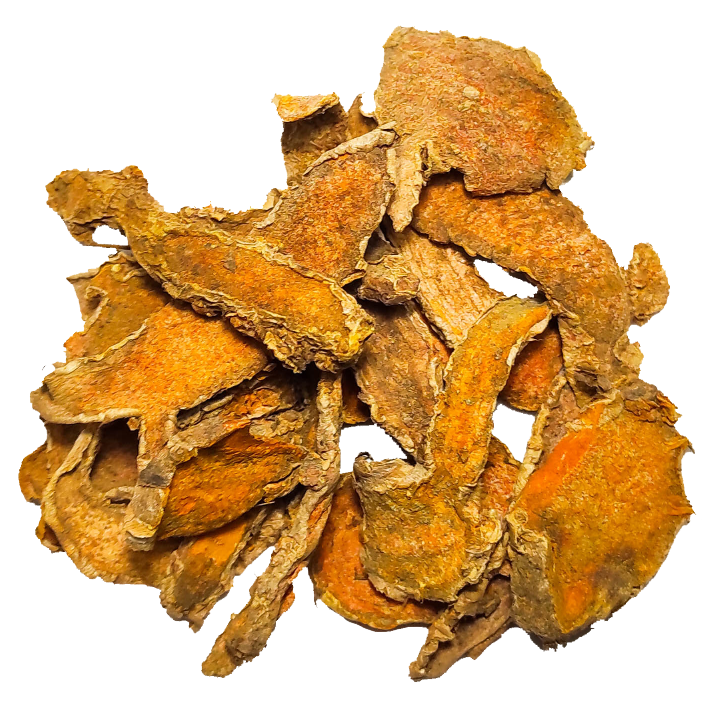
#> input picture FotoProduk/Whole Spices/Turmeric.png, 1417 x 1417 px (shown at 1/2 size)
$ python prepare-assets.py
#> lines starting #> are read from the running program, lines starting #| are printed output that depends on the picture
from pathlib import Path
from PIL import Image, ImageOps
import json
import shutil
import urllib.request
import zipfile
import io

ROOT = Path(__file__).resolve().parent.parent
OUT = ROOT / 'public' / 'images'
OUT.mkdir(parents=True, exist_ok=True)
Image.MAX_IMAGE_PIXELS = 100_000_000


def save(source, name, width=1400, crop=None):
#> called with source = 'FotoProduk/Whole Spices/Turmeric.png', name = 'dried-sliced-turmeric', width = 1100
    image = Image.open(ROOT / source)
#> image is the input picture: PIL image 1417x1417 RGBA; mean R, G, B, A 184.5, 123, 74.1, 147.1
    image = ImageOps.exif_transpose(image)
    if crop:
        image = image.crop(tuple(round(value * dimension) for value, dimension in zip(crop, [image.width, image.height] * 2)))
    if image.mode == 'RGBA':
        image = image.crop(image.getbbox())
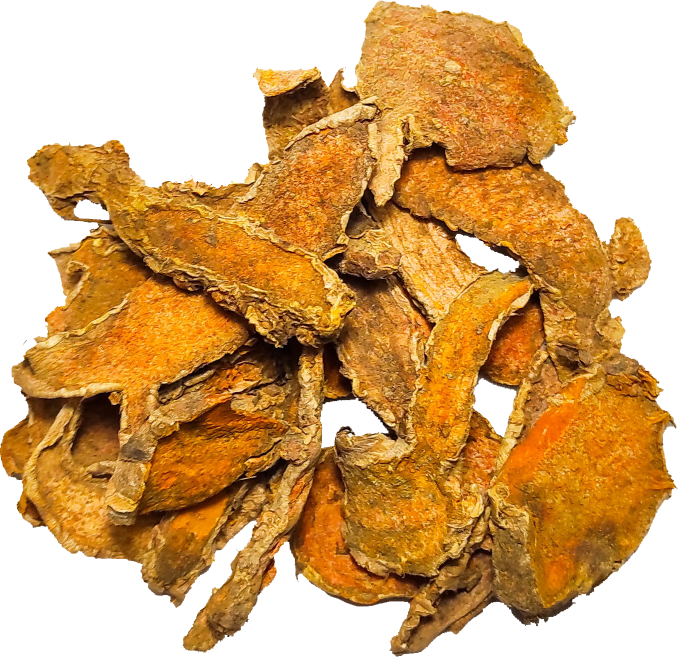
#> image: PIL image 1366x1314 RGBA (shown at 1/2 size); mean R, G, B, A 176.1, 107.3, 52.6, 164.6; transparent parts drawn white
    image.thumbnail((width, width))
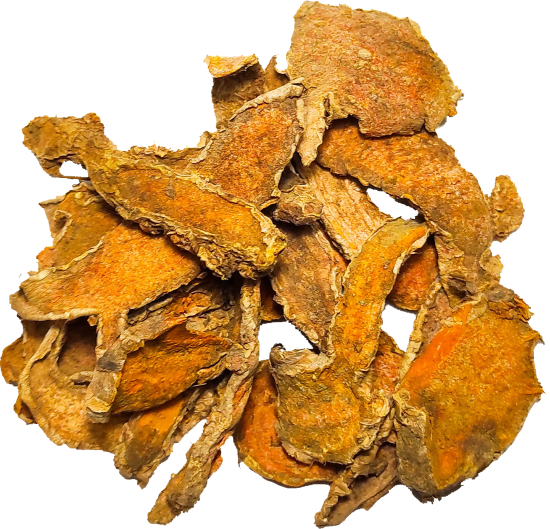
#> image: PIL image 1100x1058 RGBA (shown at 1/2 size); mean R, G, B, A 121.6, 78.1, 23.3, 164.6; transparent parts drawn white
    image.save(OUT / f'{name}.webp', 'WEBP', quality=85, method=6)


mapping = {
    'dried-sliced-turmeric': 'Whole Spices/Turmeric.png',
    'dried-sliced-ginger': 'Whole Spices/White Ginger.png',
    'dried-sliced-galangal': 'Whole Spices/Dried Galangal.png',
    'dried-sliced-curcuma': 'Whole Spices/Dried Curcuma.png',
    'mace': 'Whole Spices/Papua Mace.png',
    'nutmeg': 'Whole Spices/Nutmeg.png',
    'long-pepper': 'Whole Spices/Long Pepper.png',
    'cubeb': 'Whole Spices/Cubeb.png',
    'clove': 'Whole Spices/Clove_PT. SBN.png',
    'candlenut': 'Whole Spices/Candlenut 1.png',
    'turmeric-ground': 'Ground Spices/Turmeric.png',
    'ginger-ground': 'Ground Spices/Ginger.png',
    'red-ginger-ground': 'Ground Spices/Red Ginger.png',
    'white-pepper-ground': 'Ground Spices/White Pepper.png',
    'ginger-composition': 'Ground Spices/1.png',
    'spice-collage': 'Untuk Design Website/All Spice 2.png',
    'spices-editorial': 'Untuk Design Website/DSCF1808OK.jpg',
    'spices-still-life': 'Untuk Design Website/DSCF1823OK.jpg',
    'ginger-editorial': 'Untuk Design Website/DSCF1787.jpg',
    'turmeric-editorial': 'Untuk Design Website/DSCF1835.jpg',
    'mace-editorial': 'Untuk Design Website/DSCF1846.jpg',
    'whole-editorial': 'Untuk Design Website/DSCF7069.jpg',
}
for name, source in mapping.items():
#> (the run stopped early here; a loop or call above may not have finished)
